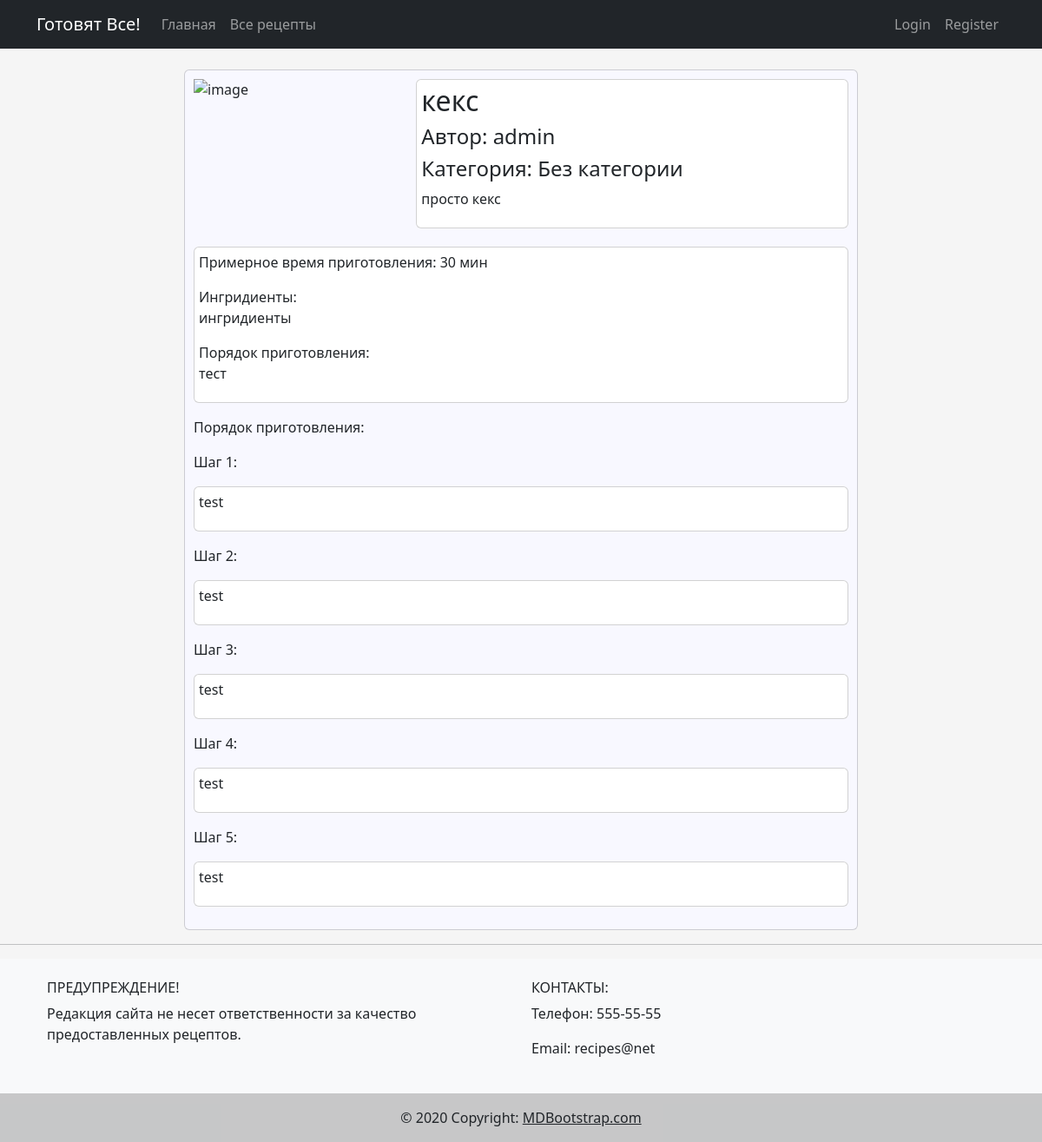
The app's page /view_recipe/1 with its own data.
### cooking_app/models.py (models this page shows, shortened)
class Recipe(models.Model):
    title = models.CharField(max_length=40)
    category = models.ForeignKey(Category, null=True, on_delete=models.SET_NULL)
    description = models.TextField(max_length=400)
    ingredients = models.TextField(max_length=400)
    cooking_time = models.CharField(max_length=40)
    cooking_steps = models.TextField(max_length=5000)
    image = models.ImageField()
    author = models.ForeignKey(User, on_delete=models.CASCADE)
    is_visible = models.BooleanField(default=True)
    publishing_date = models.DateField(default=datetime.today())
    cooking_steps_key = models.ForeignKey(Cooking_steps, null=True, on_delete=models.CASCADE)

class Category(models.Model):
    title = models.CharField(max_length=50)

class Cooking_steps(models.Model):
    step1 = models.TextField(max_length=500)
    image_step1 = models.ImageField(null=True)
    step2 = models.TextField(blank=True, max_length=500)
    image_step2 = models.ImageField(null=True)
    step3 = models.TextField(blank=True, max_length=500)
    image_step3 = models.ImageField(null=True)
    step4 = models.TextField(blank=True, max_length=500)
    image_step4 = models.ImageField(null=True)
    step5 = models.TextField(blank=True, max_length=500)
    image_step5 = models.ImageField(null=True)
    step6 = models.TextField(blank=True, max_length=500)
    image_step6 = models.ImageField(null=True)
    step7 = models.TextField(blank=True, max_length=500)
    image_step7 = models.ImageField(null=True)
    step8 = models.TextField(blank=True, max_length=500)
    image_step8 = models.ImageField(null=True)
    step9 = models.TextField(blank=True, max_length=500)
    image_step9 = models.ImageField(null=True)
    step10 = models.TextField(blank=True, max_length=500)
    image_step10 = models.ImageField(null=True)

### cooking_app/views.py (the view)
# urls.py: path('view_recipe/<int:recipe_id>', views.view_recipe, name='view_recipe'),
def view_recipe(request, recipe_id):
    recipe = Recipe.objects.filter(pk=recipe_id).first()
    if recipe:
        all_cooking_steps = {
            '1': recipe.cooking_steps_key.step1,
            '2': recipe.cooking_steps_key.step2,
            '3': recipe.cooking_steps_key.step3,
            '4': recipe.cooking_steps_key.step4,
            '5': recipe.cooking_steps_key.step5,
            '6': recipe.cooking_steps_key.step6,
            '7': recipe.cooking_steps_key.step7,
            '8': recipe.cooking_steps_key.step8,
            '9': recipe.cooking_steps_key.step9,
            '10': recipe.cooking_steps_key.step10,
        }
        recipe_dict = {
            'title': recipe.title,
            'category': recipe.category.title,
            'description': recipe.description,
            'ingredients': recipe.ingredients,
            'cooking_time': recipe.cooking_time,
            'cooking_steps': recipe.cooking_steps,
            'image': recipe.image,
            'author': recipe.author,
            'id': recipe_id,
            'visible': recipe.is_visible,
            'cooking_steps_new': all_cooking_steps,
        }
        db.connections.close_all()
        return render(request, 'view_recipe.html', context={'Dict': recipe_dict})
    return render(request, 'view_recipe.html', context={'message': 'рецепт не найден'})

### cooking_app/templates/view_recipe.html (shortened to what this page needs)
{% extends "base.html" %}
{% block content %}
<article class="card mb-3" style="padding: 10px; background-color:GhostWhite;">
    {% if Dict.visible %}
        <div class="d-flex justify-content-start" style="width: 100%">
            <div class="col-md-4">
                <img class="mx-auto d-block" src="{{ Dict.image.url }}" alt="image" width="100%">
            </div>
            <div class="card mb-3" style="background-color:white; width:100%; padding:5px; margin-left:5px">
                <h2>{{ Dict.title }}</h2>
                <h4>Автор: {{ Dict.author }}</h4>
                <h4>Категория: {{ Dict.category }}</h4>
                <p class="text-break"> {{ Dict.description }}</p>
            </div>
        </div>
        <div class="card mb-3" style="background-color:white; padding:5px; margin-top:5px">
            <p>Примерное время приготовления: {{ Dict.cooking_time }}</p>
            <p>Ингридиенты:<br> {{ Dict.ingredients }}</p>
            <p>Порядок приготовления:<br> {{ Dict.cooking_steps }}</p>
        </div>
    <div>
        <p>Порядок приготовления:</p>
        {% for key, value in Dict.cooking_steps_new.items %}
            {% if value %}
                <p>Шаг {{ key }}:</p>
                <div class="card mb-3" style="background-color:white; padding:5px;">
                    <p>{{ value }}</p>
                </div>
            {% endif %}
        {% endfor %}
    </div>
</article>
    {% else %}
        <h3>Запись находится на модерации</h3>
    {% endif %}
{% endblock %}

### records on screen
Recipe: title "кекс", description "просто кекс", cooking_time "30 мин", ingredients "ингридиенты", cooking_steps "тест"
Category: category "Без категории"
Cooking_steps: cooking_steps_new "test" "test" "test" "test" "test"

### other values on screen
{{ Dict.author }} "admin"
{{ key }} "1" "2" "3" "4" "5"
